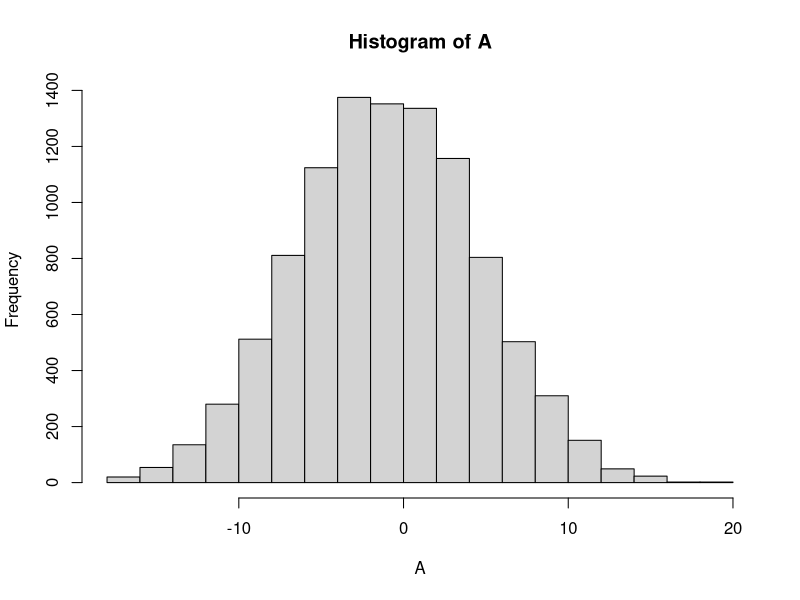
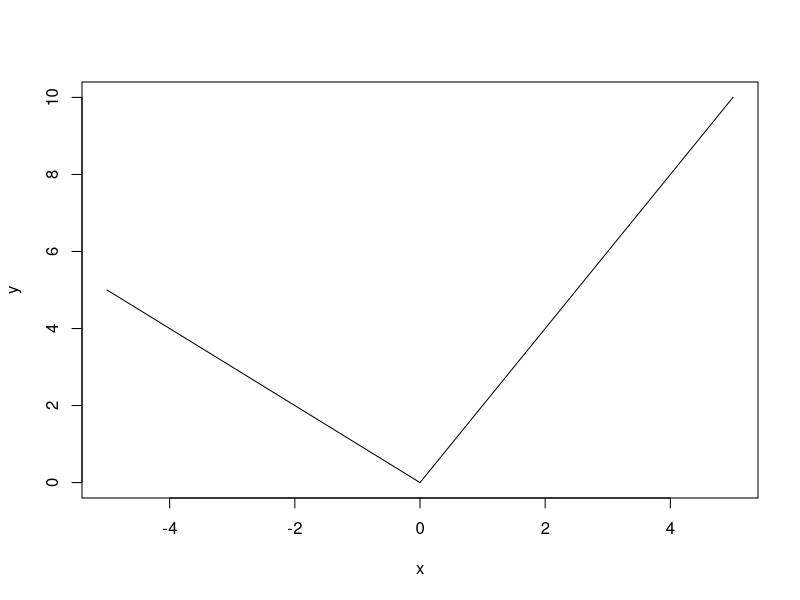

These charts were generated, in order, by the following R code:
carres=NULL
for ( i in 1 :10) carres[i]=i*i
carres
is.vector(carres)
V=(1:10)^2
V

T=2*floor(runif(30,0,2))-1
T
sum(T)
A=NULL
for (k in 1:10000) {
  T=2*floor(runif(30,0,2))-1 
  A[k]=sum(T)
}
A
hist(A)

iris
str(iris)
for (i in 1:5) {
  if (is.numeric(iris[[i]])) { 
    print(mean(iris[[i]]))
    print(sd(iris[[i]]))
  } 
  else { 
    print(table(iris[[i]]))
  }
}

UneFonction=function(x) {
  if (x>0) {
    x=x*2
  }
  else {
    x = x*(-1)
  }
  return(x)
}

x=-5:5
y=NULL
for (i in 1:11) {
  y[i]=UneFonction(x[i])
}
plot(x,y,type="l")
y

s=NULL
for (i in 0:10) {
  s[i]=sin(i)
}
s

FonctionSinus=function(n) {
  for (i in 0:n) {
    s[i]=sin(i)
  }
  s
}
FonctionSinus(10)

Saut=function(m) {
  T=2*floor(runif(m,0,2))-1
  sum(T)
}
Saut(30)

resume=function(DF){
  liste=list()
  L=length(DF)
  for (i in 1:L){
    if (is.numeric(DF[[i]])) { 
      liste[[i]]=c(mean(DF[[i]]),sd(DF[[i]]))
    } 
    else { 
      liste[[i]]=table(DF[[i]])
    }
  }
  names(liste)=names(DF)
  return(liste)
}

resume(iris)

H=NULL
resumevar=function(VAR){
  if (is.numeric(VAR)){
    H=c(mean(VAR),sd(VAR))
  }
  else{ 
    H=table(VAR)
  }
  return(H)
}

lapply(carres,sqrt)
sapply(carres,sqrt)

iris[,sapply(iris,is.numeric)]

colMeans(iris[,sapply(iris,is.numeric)])
sapply(iris[,sapply(iris,is.numeric)],mean)

resumevar(iris[[1]])
sapply(iris,resumevar)

P=NULL
resume2=function(DF){
  if (is.numeric(DF)){
    P=c(sapply(iris[,sapply(iris,is.numeric)],mean),sapply(iris[,sapply(iris,is.numeric)],sd))
  }
  else{ 
    P=table(DF)
  }
  return(P)
}

resume2(iris)
